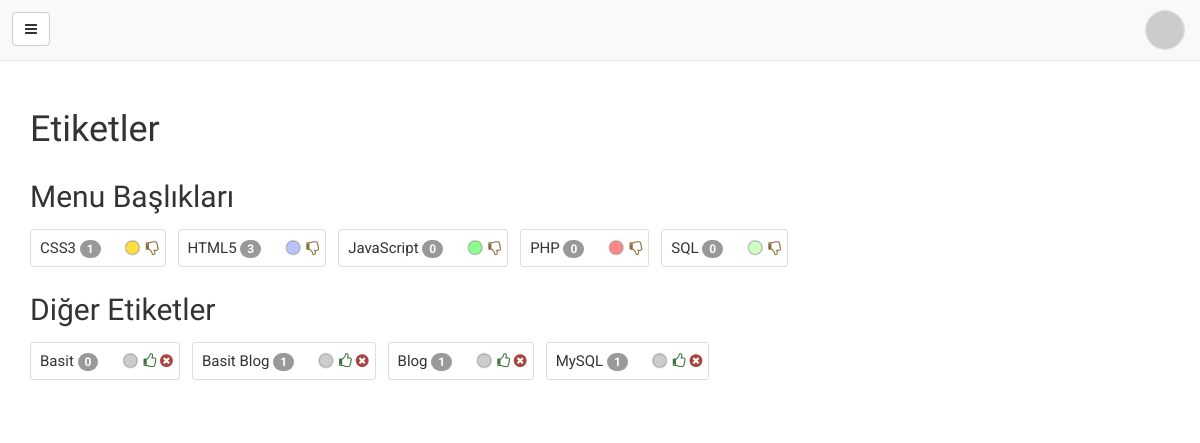
The page /yonetim/?sayfa=etiketler (signed in) on the database its author committed.
### tables this page shows
CREATE TABLE `etiketler` (
  `id` int(11) NOT NULL AUTO_INCREMENT,
  `isim` varchar(255) NOT NULL,
  `menu` tinyint(4) NOT NULL DEFAULT '0',
  `renk` varchar(10) NOT NULL DEFAULT '#ccc',
  `sid` int(11) NOT NULL,
  PRIMARY KEY (`id`),
  KEY `isim` (`isim`),
  KEY `menu` (`menu`),
  KEY `sid` (`sid`),
  CONSTRAINT `etiketler_ibfk_1` FOREIGN KEY (`sid`) REFERENCES `sitebilgi` (`id`) ON UPDATE CASCADE
);

### yonetim/inc/sistem/config.php (called while the page is built, shortened)
<?php
$db = new mysqli($vt_bilgi['sunucu'], $vt_bilgi['kullanici'], $vt_bilgi['sifre'], $vt_bilgi['isim']) or die("Baglanilamadi");
$rs = $db->query("SELECT * FROM sitebilgi".($_SESSION['sid'] ? " WHERE id = ".$_SESSION['sid'] : "")." ORDER BY aktif DESC, id LIMIT 1");
$sb = $rs->fetch_assoc();
?>

### yonetim/inc/sistem/functions.php (called while the page is built, shortened)
<?php
include(getDir().'config.php');
function getDir($dosya = 'functions.php') {
    $hoy = get_included_files();
    foreach ($hoy as $f) {
		if(strpos($f, $dosya)>-1) {
			$h = $f;
			break;
		}
	}
	if($h) {
		$h = explode($dosya, $h);
		$h = $h[0];
	} else {
		$h = '';
	}
	return $h;
}
?>

### yonetim/etiketler.php (the view, shortened to what this page needs)
<div class="container etiketler">
    <div class="row">
        <div class="col-xs-12">
            <h1>Etiketler</h1>
        </div>
    </div>
    <div class="row">
        <div class="col-xs-12">
            <h2>Menu Başlıkları</h2>
            <ul>
                <?php
                    $rs = $db->query("SELECT * FROM etiketler WHERE sid = $sb[id] AND menu ORDER BY isim");
                    while($etiket = $rs->fetch_assoc()) {
                ?>
                        <li>
                            <?php echo $etiket['isim'];?>
                            <span class="badge"><?php echo current($db->query("SELECT COUNT(*) FROM etiketgruplari WHERE eid = $etiket[id]")->fetch_row());?></span>
                            <?php   if($_SESSION['user']['duzey']) {?>
                                        <a href="javascript:;" class="renkseclink" style="color: <?php echo $etiket['renk'];?>;" data-toggle="tooltip" data-placement="top" title="Renk Seç">
                                            <i class="fa fa-circle"></i>
                                        </a>
                                        <a href="javascript:;" class="kaldir text-warning" data-id="<?php echo $etiket['id'];?>" data-toggle="tooltip" data-placement="top" title="Menüden Kaldır">
                                            <i class="fa fa-thumbs-o-down"></i>
                                        </a>
                            <?php   } else {?>
                                        <a class="renkseclink" style="color: <?php echo $etiket['renk'];?>;">
                                            <i class="fa fa-circle"></i>
                                        </a>
                            <?php   }?>
                        </li>
                <?php
                    }
                ?>
            </ul>
        </div>
    </div>
    <div class="row">
        <div class="col-xs-12">
            <h2>Diğer Etiketler</h2>
            <ul>
                <?php
                    $rs = $db->query("SELECT * FROM etiketler WHERE sid = $sb[id] AND NOT menu ORDER BY isim");
                    while($etiket = $rs->fetch_assoc()) {
                ?>
                        <li>
                            <?php echo $etiket['isim'];?>
                            <span class="badge"><?php echo current($db->query("SELECT COUNT(*) FROM etiketgruplari WHERE eid = $etiket[id]")->fetch_row());?></span>
                            <?php   if($_SESSION['user']['duzey']) {?>
                                        <a href="javascript:;" class="renkseclink" style="color: <?php echo $etiket['renk'];?>;" data-toggle="tooltip" data-placement="top" title="Renk Seç">
                                            <i class="fa fa-circle"></i>
                                        </a>
                                        <a href="javascript:;" class="kaldir text-success" data-id="<?php echo $etiket['id'];?>" data-toggle="tooltip" data-placement="top" title="Menüye Ekle">
                                            <i class="fa fa-thumbs-o-up"></i>
                                        </a>
                                        <a href="javascript:;" class="sil text-danger" data-id="<?php echo $etiket['id'];?>" data-toggle="tooltip" data-placement="top" title="Sil">
                                            <i class="fa fa-times-circle"></i>
                                        </a>
                            <?php   } else {?>
                                        <a class="renkseclink" style="color: <?php echo $etiket['renk'];?>;">
                                            <i class="fa fa-circle"></i>
                                        </a>
                            <?php   }?>
                        </li>
                <?php
                    }
                ?>
            </ul>
        </div>
    </div>
</div>

### rows shown on the page
etiketler: isim "CSS3", fetch_row "1"
etiketler: isim "HTML5", fetch_row "3"
etiketler: isim "JavaScript", fetch_row "0"
etiketler: isim "PHP", fetch_row "0"
etiketler: isim "SQL", fetch_row "0"
etiketler: isim "Basit", fetch_row "0"
etiketler: isim "Basit Blog", fetch_row "1"
etiketler: isim "Blog", fetch_row "1"
etiketler: isim "MySQL", fetch_row "1"
